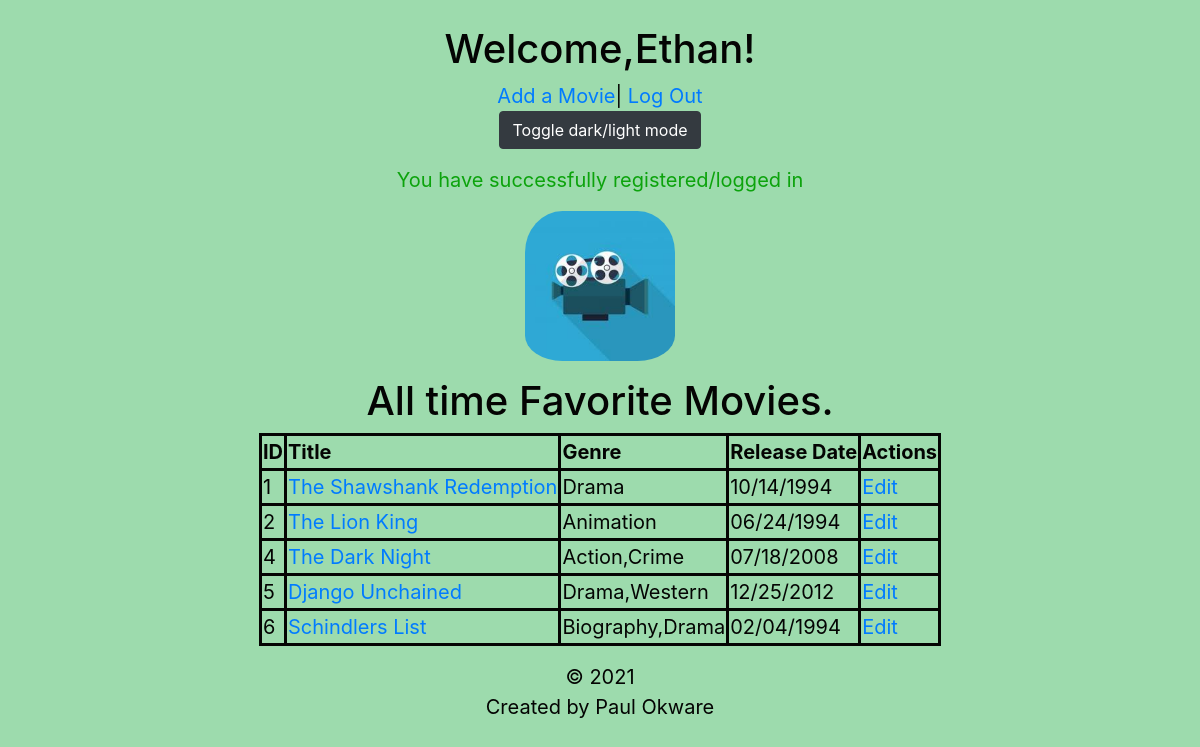
Page /dashboard (signed in) on the committed database.
### soloProjectApp/models.py (models this page shows, shortened)
class User(models.Model):
    firstName = models.CharField(max_length=255)
    lastName = models.CharField(max_length=255)
    email = models.EmailField(unique=True)
    password = models.CharField(max_length=255)
    created_at = models.DateTimeField(auto_now_add=True)
    updated_at = models.DateTimeField(auto_now=True)
    objects = UserManager()

class Movie(models.Model):
    title = models.CharField(max_length=255)
    network = models.CharField(max_length=45)
    description = models.TextField(max_length=255)
    genre = models.CharField(max_length=45)
    release_date = models.DateTimeField()
    uploaded_by = models.ForeignKey(User,related_name ='movies_uploaded',on_delete=models.CASCADE)
    user_likes = models.ManyToManyField(User, related_name='liked_movies')
    created_at = models.DateTimeField(auto_now_add=True)
    updated_at = models.DateTimeField(auto_now=True)
    objects = MovieManager()

### soloProjectApp/views.py (the view)
# urls.py: path('dashboard',views.dashboard),
def dashboard(request):
    if 'user_id' not in request.session:
        return redirect('/')
    user = User.objects.get(id=request.session['user_id'])
    context = {
        'user': user,
        'movies': Movie.objects.all()
    }
    return render(request,'dashboard.html',context)

### soloProjectApp/templates/dashboard.html (shortened to what this page needs)
<!DOCTYPE html>
<html lang="en">
<head>
    <link rel="stylesheet" href="https://cdn.jsdelivr.net/npm/bootstrap@4.6.0/dist/css/bootstrap.min.css">
    {% load static %}
    <link rel="stylesheet" href="{% static 'css/styles.css' %}">
</head>
<body>
    <header>
        <h1> Welcome,{{user.firstName}}!</h1>
        <nav>
            <a href="/new">Add a Movie</a>|
            <a href="/logout">Log Out</a>
        </nav>
        <button type="button" class="btn btn-dark" onclick="myFunction()">Toggle dark/light mode</button>
    </header>
    <div class="main">
        {% if request.session.user_id %}
        <p class='success'>You have successfully registered/logged in</p>
        {% endif %}
        <img src="{% static 'img/icon.jpeg' %}" alt="camera icon">
        <h1>All time Favorite Movies.</h1>
        <table>
            <thead>
                <tr>
                    <th>ID</th>
                    <th>Title</th>
                    <th>Genre</th>
                    <th>Release Date</th>
                    <th>Actions</th>
                </tr>
            </thead>
            <tbody>
                {% for movie in movies %}
                <tr>
                    <td>{{movie.id}}</td>
                    <td><a href="/dashboard/{{movie.id}}">{{movie.title}}</a></td>
                    <td>{{movie.genre}}</td>
                    <td>{{movie.release_date|date:"SHORT_DATE_FORMAT" }}</td>
                    <td><a href="/dashboard/{{ movie.id }}/edit">Edit</a>
                    </td>
                </tr>
                {% endfor%}
            </tbody>
        </table>
    </div>
</body>
<footer>
    &copy; <span id="year">2021</span>
    <p>Created by Paul Okware</p>
</footer>
</html>

### soloProjectApp/static/css/styles.css (style rules this page uses)
body { margin: 0; padding: 25px; background-color: #9DDBAD; background-image: url("https://www.transparenttextures.com/patterns/purty-wood.png"); color: #040403; font-size: 20px; }
.main { display: flex; flex-direction: column; justify-content: space-evenly; align-items: center; padding: 1rem; }
header { text-align: center; }
footer { text-align: center; }
td,th { border: solid; }
img { width: 150px; border-radius: 25%; padding-bottom: 1rem; }
.success { color: #0ca30c; }

### rows in the picture
User: firstName "Ethan"
Movie: id "1", title "The Shawshank Redemption", genre "Drama", release_date "10/14/1994"
Movie: id "2", title "The Lion King", genre "Animation", release_date "06/24/1994"
Movie: id "4", title "The Dark Night", genre "Action,Crime", release_date "07/18/2008"
Movie: id "5", title "Django Unchained", genre "Drama,Western", release_date "12/25/2012"
Movie: id "6", title "Schindlers List", genre "Biography,Drama", release_date "02/04/1994"
